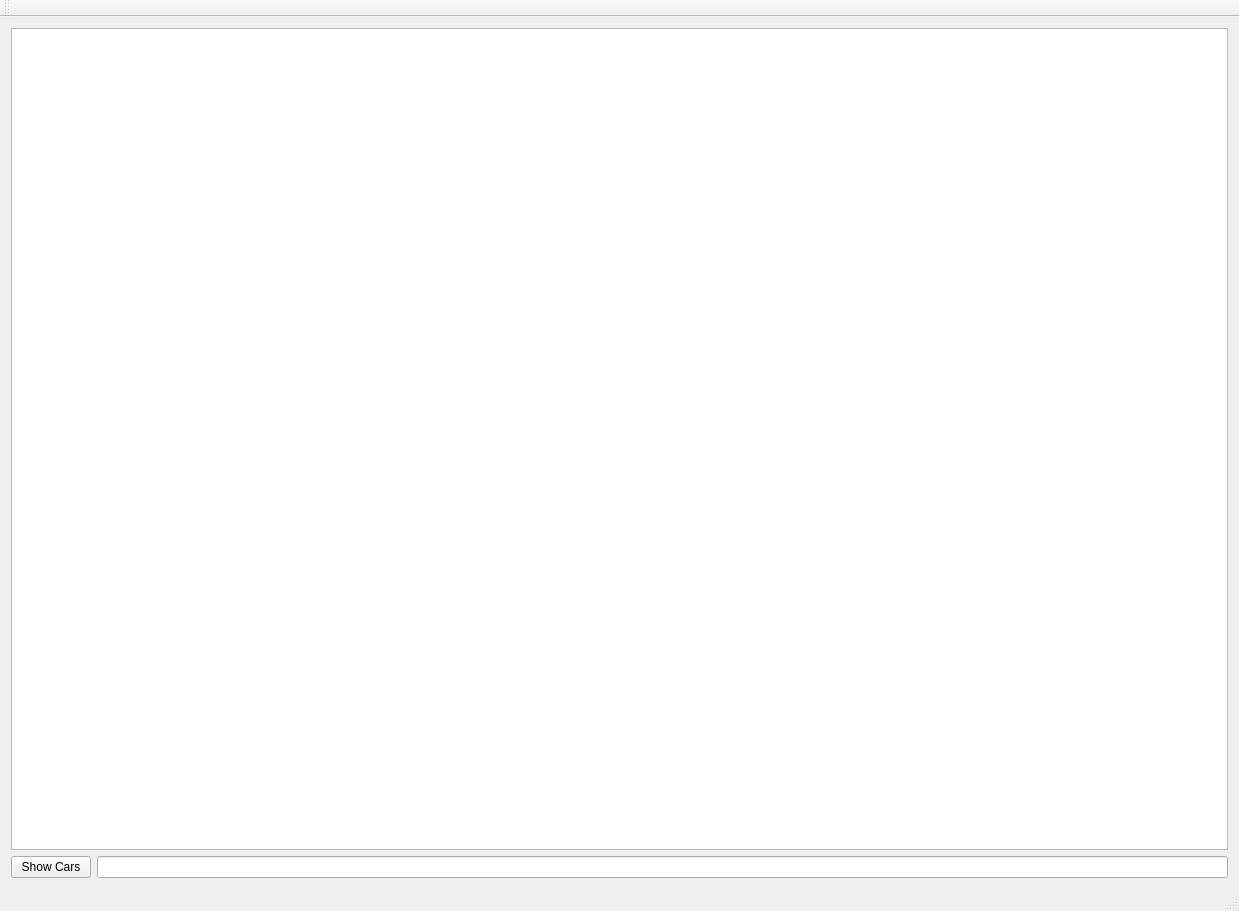
<?xml version="1.0" encoding="UTF-8"?>
<ui version="4.0">
 <class>CarsClass</class>
 <widget class="QMainWindow" name="CarsClass">
  <property name="geometry">
   <rect>
    <x>0</x>
    <y>0</y>
    <width>1239</width>
    <height>911</height>
   </rect>
  </property>
  <property name="windowTitle">
   <string>Cars</string>
  </property>
  <widget class="QWidget" name="centralWidget">
   <layout class="QGridLayout" name="gridLayout_3">
    <item row="0" column="0">
     <layout class="QGridLayout" name="gridLayout_2">
      <item row="0" column="0">
       <layout class="QGridLayout" name="gridLayout">
        <item row="0" column="0">
         <widget class="QListWidget" name="cars_list_widget"/>
        </item>
       </layout>
      </item>
      <item row="1" column="0">
       <layout class="QHBoxLayout" name="horizontalLayout">
        <item>
         <widget class="QPushButton" name="filter_button">
          <property name="text">
           <string>Show Cars</string>
          </property>
         </widget>
        </item>
        <item>
         <widget class="QLineEdit" name="name_line_edit"/>
        </item>
       </layout>
      </item>
     </layout>
    </item>
   </layout>
  </widget>
  <widget class="QMenuBar" name="menuBar">
   <property name="geometry">
    <rect>
     <x>0</x>
     <y>0</y>
     <width>1239</width>
     <height>26</height>
    </rect>
   </property>
  </widget>
  <widget class="QToolBar" name="mainToolBar">
   <attribute name="toolBarArea">
    <enum>TopToolBarArea</enum>
   </attribute>
   <attribute name="toolBarBreak">
    <bool>false</bool>
   </attribute>
  </widget>
  <widget class="QStatusBar" name="statusBar"/>
 </widget>
 <layoutdefault spacing="6" margin="11"/>
 <resources>
  <include location="Cars.qrc"/>
 </resources>
 <connections>
  <connection>
   <sender>filter_button</sender>
   <signal>clicked()</signal>
   <receiver>CarsClass</receiver>
   <slot>filter()</slot>
   <hints>
    <hint type="sourcelabel">
     <x>86</x>
     <y>861</y>
    </hint>
    <hint type="destinationlabel">
     <x>129</x>
     <y>876</y>
    </hint>
   </hints>
  </connection>
 </connections>
 <slots>
  <slot>filter()</slot>
 </slots>
</ui>
